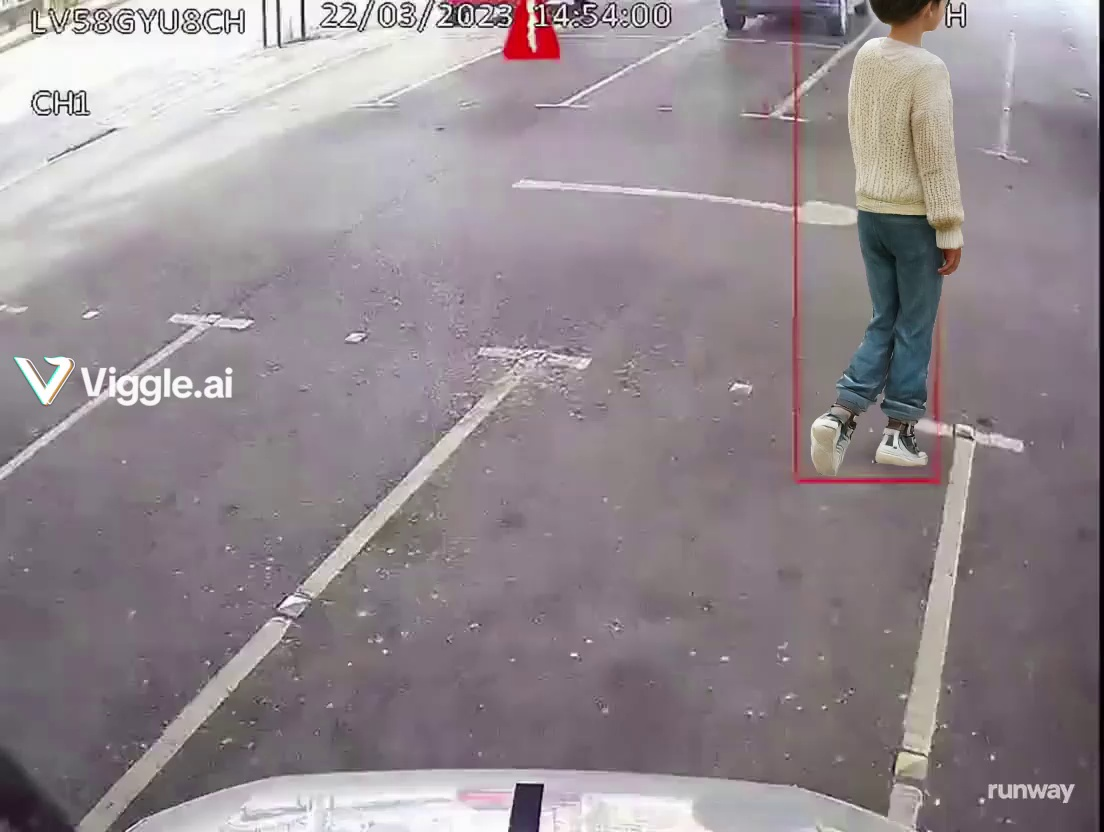
#> input picture ai-model-validation-platform/first_frame_sample.jpg, 1104 x 832 px
$ python -i image_utils.py   (imports and definitions only)
#> lines starting #> are read from the running program, lines starting #| are printed output that depends on the picture
#> further down, picture is the input picture: shape (832, 1104, 3); mean B, G, R 143.4, 138.1, 147.6
"""
Image processing utilities for ML pipeline
"""
import cv2
import numpy as np
from typing import Tuple, List, Dict, Any
import logging

logger = logging.getLogger(__name__)

# [213 lines left out: functions preprocess_frame, postprocess_detections, extract_roi, apply_nms, calculate_iou, not called in this run]

def enhance_frame_quality(frame: np.ndarray) -> np.ndarray:
    """
    Enhance frame quality for better detection

    Args:
        frame: Input frame

    Returns:
        Enhanced frame
    """
    try:
        # Convert to LAB color space for better processing
        lab = cv2.cvtColor(frame, cv2.COLOR_BGR2LAB)
#> lab: shape (832, 1104, 3); mean of channels 0, 1, 2 148.2, 132.6, 126.5

        # Apply CLAHE (Contrast Limited Adaptive Histogram Equalization) to L channel
        clahe = cv2.createCLAHE(clipLimit=2.0, tileGridSize=(8, 8))
        lab[:, :, 0] = clahe.apply(lab[:, :, 0])
#> lab: shape (832, 1104, 3); mean of channels 0, 1, 2 139.8, 132.6, 126.5

        # Convert back to BGR
        enhanced = cv2.cvtColor(lab, cv2.COLOR_LAB2BGR)
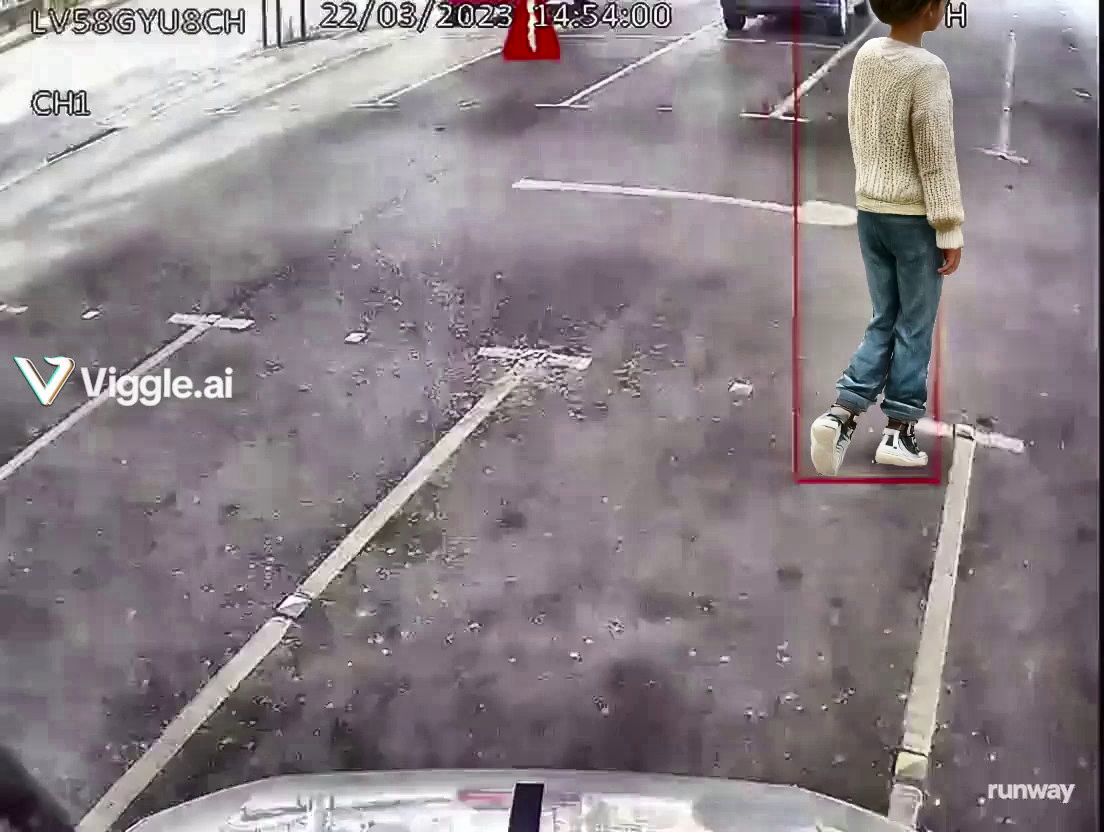
#> enhanced: shape (832, 1104, 3); mean B, G, R 135.2, 130, 139.3

        # Apply slight gaussian blur to reduce noise
        enhanced = cv2.GaussianBlur(enhanced, (3, 3), 0.5)

        return enhanced

    except Exception as e:
        logger.error(f"Frame enhancement failed: {str(e)}")
        return frame

# [50 lines left out: function resize_maintain_aspect, not called in this run]

>>> import cv2
>>> picture = cv2.imread('../../../ai-model-validation-platform/first_frame_sample.jpg')
>>> result = enhance_frame_quality(picture)
